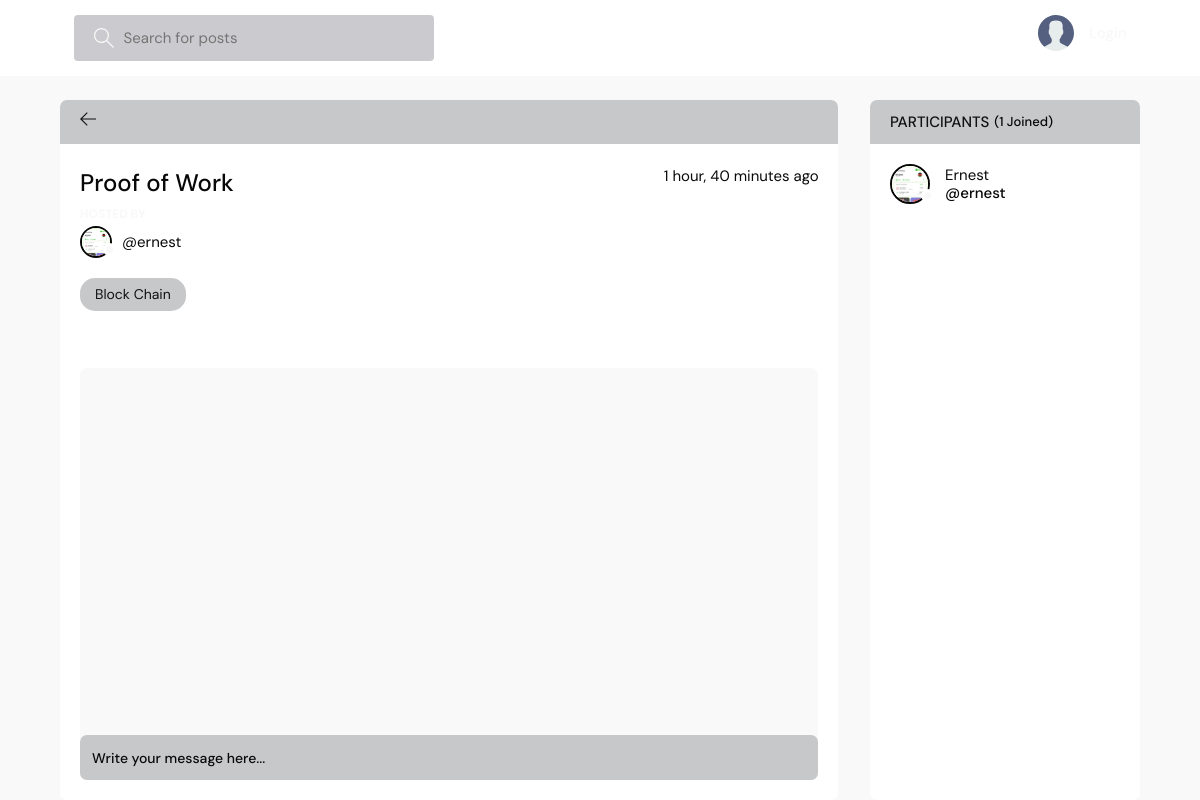
The page /room/1/ on the database its author committed.
### base/models.py (models this page shows, shortened)
class Room(models.Model):
    host = models.ForeignKey(User, on_delete=models.SET_NULL, null=True)
    topic = models.ForeignKey(Topic, on_delete=models.SET_NULL, null=True)
    name = models.CharField(max_length=200)
    description = models.TextField(null=True, blank=True)
    participants = models.ManyToManyField(
        User, related_name='participants', blank=True)
    updated = models.DateTimeField(auto_now=True)
    created = models.DateTimeField(auto_now_add=True)
    class Meta:
        ordering = ['-updated', '-created']

class User(AbstractUser):
    name = models.CharField(max_length=200, null=True)
    email = models.EmailField(unique=True, null=True)
    bio = models.TextField(null=True)
    avatar = models.ImageField(null=True, default="avatar.svg")
    USERNAME_FIELD = 'email'
    REQUIRED_FIELDS = []

class Topic(models.Model):
    name = models.CharField(max_length=200)
    def __str__(self):
        return self.name

### base/views.py (the view, shortened to what this page needs)
# urls.py: path('room/<str:pk>/', views.room, name="room"),
def room(request, pk):
    room = Room.objects.get(id=pk)
    room_messages = room.message_set.all()
    participants = room.participants.all()
    context = {'room': room, 'room_messages': room_messages,
               'participants': participants}
    return render(request, 'base/room.html', context)

### base/templates/base/room.html (shortened to what this page needs)
{% extends 'main.html' %}
{% block content %}
<main class="profile-page layout layout--2">
  <div class="container">
    <div class="room">
      <div class="room__top">
        <div class="room__topLeft">
          <a href="{% url 'home' %}">
            <svg version="1.1" xmlns="http://www.w3.org/2000/svg" width="32" height="32" viewBox="0 0 32 32">
              <title>arrow-left</title>
              <path
                d="M13.723 2.286l-13.723 13.714 13.719 13.714 1.616-1.611-10.96-10.96h27.625v-2.286h-27.625l10.965-10.965-1.616-1.607z">
              </path>
            </svg>
          </a>
        </div>
      </div>
      <div class="room__box scroll">
        <div class="room__header scroll">
          <div class="room__info">
            <h3>{{room.name}}</h3>
            <span>{{room.created|timesince}} ago</span>
          </div>
          <div class="room__hosted">
            <p>Hosted By</p>
            <a href="{% url 'user-profile' room.host.id %}" class="room__author">
              <div class="avatar avatar--small">
                <img src="{{room.host.avatar.url}}" />
              </div>
              <span>@{{room.host.username}}</span>
            </a>
          </div>
          <span class="room__topics">{{room.topic}}</span>
        </div>
        <div class="room__conversation">
          <div class="threads scroll">
          </div>
        </div>
      </div>
      <div class="room__message">
        <form action="" method="POST">
          <input name="body" placeholder="Write your message here..." />
        </form>
      </div>
    </div>
    <div class="participants">
      <h3 class="participants__top">Participants <span>({{participants.count}} Joined)</span></h3>
      <div class="participants__list scroll">
        {% for user in participants %}
        <a href="{%  url 'user-profile' user.id %}" class="participant">
          <div class="avatar avatar--medium">
            <img src="{{user.avatar.url}}" />
          </div>
          <p>
            {{user.name}}
            <span>@{{user.username}}</span>
          </p>
        </a>
        {% endfor %}
      </div>
    </div>
  </div>
</main>
{% endblock content %}

### rows shown on the page
Room: name "Proof of Work", created "1 hour, 40 minutes", host.avatar (picture), host.username "ernest", topic "Block Chain"
User: avatar (picture), name "Ernest", username "ernest"

### other values the page prints
{{ participants.count }} "1"
